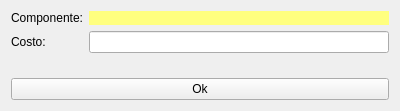
<?xml version="1.0" encoding="UTF-8"?>
<ui version="4.0">
 <class>HComponenti_costo_Item</class>
 <widget class="QWidget" name="HComponenti_costo_Item">
  <property name="geometry">
   <rect>
    <x>0</x>
    <y>0</y>
    <width>400</width>
    <height>111</height>
   </rect>
  </property>
  <property name="windowTitle">
   <string>Aggiungi componente costo</string>
  </property>
  <layout class="QVBoxLayout" name="verticalLayout">
   <item>
    <layout class="QFormLayout" name="formLayout">
     <item row="0" column="0">
      <widget class="QLabel" name="label">
       <property name="text">
        <string>Componente:</string>
       </property>
      </widget>
     </item>
     <item row="0" column="1">
      <widget class="QLabel" name="lbComponente">
       <property name="styleSheet">
        <string notr="true">background-color: rgb(255, 255, 127);</string>
       </property>
       <property name="text">
        <string/>
       </property>
      </widget>
     </item>
     <item row="1" column="0">
      <widget class="QLabel" name="label_2">
       <property name="text">
        <string>Costo:</string>
       </property>
      </widget>
     </item>
     <item row="1" column="1">
      <widget class="QLineEdit" name="leCosto"/>
     </item>
    </layout>
   </item>
   <item>
    <widget class="QPushButton" name="pbOk">
     <property name="text">
      <string>Ok</string>
     </property>
    </widget>
   </item>
  </layout>
 </widget>
 <resources/>
 <connections/>
</ui>
